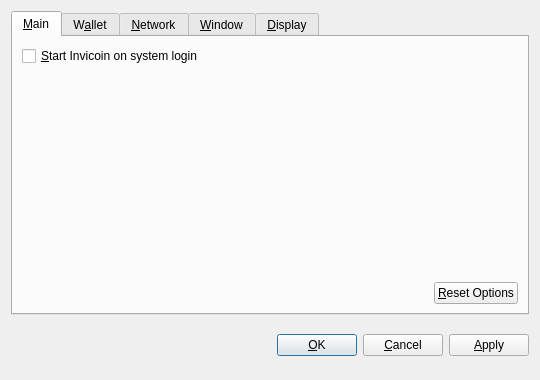
<?xml version="1.0" encoding="UTF-8"?>
<ui version="4.0">
 <class>OptionsDialog</class>
 <widget class="QDialog" name="OptionsDialog">
  <property name="geometry">
   <rect>
    <x>0</x>
    <y>0</y>
    <width>540</width>
    <height>380</height>
   </rect>
  </property>
  <property name="windowTitle">
   <string>Options</string>
  </property>
  <property name="modal">
   <bool>true</bool>
  </property>
  <layout class="QVBoxLayout" name="verticalLayout">
   <item>
    <widget class="QTabWidget" name="tabWidget">
     <property name="tabPosition">
      <enum>QTabWidget::North</enum>
     </property>
     <property name="currentIndex">
      <number>0</number>
     </property>
     <widget class="QWidget" name="tabMain">
      <attribute name="title">
       <string>&amp;Main</string>
      </attribute>
      <layout class="QVBoxLayout" name="verticalLayout_Main">
       <item>
        <widget class="QCheckBox" name="bitcoinAtStartup">
         <property name="toolTip">
          <string>Automatically start Invicoin after logging in to the system.</string>
         </property>
         <property name="text">
          <string>&amp;Start Invicoin on system login</string>
         </property>
        </widget>
       </item>
       <item>
        <spacer name="verticalSpacer_Main">
         <property name="orientation">
          <enum>Qt::Vertical</enum>
         </property>
         <property name="sizeHint" stdset="0">
          <size>
           <width>20</width>
           <height>40</height>
          </size>
         </property>
        </spacer>
       </item>
       <item>
        <layout class="QHBoxLayout" name="horizontalLayout_2_Main">
         <item>
          <spacer name="horizontalSpacer_2_Main">
           <property name="orientation">
            <enum>Qt::Horizontal</enum>
           </property>
           <property name="sizeHint" stdset="0">
            <size>
             <width>40</width>
             <height>20</height>
            </size>
           </property>
          </spacer>
         </item>
         <item>
          <widget class="QPushButton" name="resetButton">
           <property name="toolTip">
            <string>Reset all client options to default.</string>
           </property>
           <property name="text">
            <string>&amp;Reset Options</string>
           </property>
           <property name="autoDefault">
            <bool>false</bool>
           </property>
          </widget>
         </item>
        </layout>
       </item>
      </layout>
     </widget>
     <widget class="QWidget" name="tabWallet">
      <attribute name="title">
       <string>W&amp;allet</string>
      </attribute>
      <layout class="QVBoxLayout" name="verticalLayout_Network">
       <item>
        <widget class="QLabel" name="transactionFeeInfoLabel">
         <property name="text">
          <string>Optional transaction fee per kB that helps make sure your transactions are processed quickly. Most transactions are 1 kB.</string>
         </property>
         <property name="textFormat">
          <enum>Qt::PlainText</enum>
         </property>
         <property name="wordWrap">
          <bool>true</bool>
         </property>
        </widget>
       </item>
       <item>
        <layout class="QHBoxLayout" name="horizontalLayout_1_Main">
         <item>
          <widget class="QLabel" name="transactionFeeLabel">
           <property name="text">
            <string>Pay transaction &amp;fee</string>
           </property>
           <property name="textFormat">
            <enum>Qt::PlainText</enum>
           </property>
           <property name="buddy">
            <cstring>transactionFee</cstring>
           </property>
          </widget>
         </item>
         <item>
          <widget class="BitcoinAmountField" name="transactionFee"/>
         </item>
         <item>
          <spacer name="horizontalSpacer_1_Main">
           <property name="orientation">
            <enum>Qt::Horizontal</enum>
           </property>
           <property name="sizeHint" stdset="0">
            <size>
             <width>40</width>
             <height>20</height>
            </size>
           </property>
          </spacer>
         </item>
        </layout>
       </item>
       <item>
        <widget class="QLabel" name="label">
         <property name="text">
          <string>If you disable the spending of unconfirmed change, the change from a transaction cannot be used until that transaction has at least one confirmation. This also affects how your balance is computed.</string>
         </property>
         <property name="wordWrap">
          <bool>true</bool>
         </property>
        </widget>
       </item>
       <item>
        <widget class="QCheckBox" name="spendZeroConfChange">
         <property name="text">
          <string>Spend unconfirmed change  (experts only)</string>
         </property>
        </widget>
       </item>
       <item>
        <spacer name="verticalSpacer">
         <property name="orientation">
          <enum>Qt::Vertical</enum>
         </property>
         <property name="sizeHint" stdset="0">
          <size>
           <width>20</width>
           <height>40</height>
          </size>
         </property>
        </spacer>
       </item>
      </layout>
     </widget>
     <widget class="QWidget" name="tabNetwork">
      <attribute name="title">
       <string>&amp;Network</string>
      </attribute>
      <layout class="QVBoxLayout" name="verticalLayout_Network">
       <item>
        <widget class="QCheckBox" name="mapPortUpnp">
         <property name="toolTip">
          <string>Automatically open the Invicoin client port on the router. This only works when your router supports UPnP and it is enabled.</string>
         </property>
         <property name="text">
          <string>Map port using &amp;UPnP</string>
         </property>
        </widget>
       </item>
       <item>
        <widget class="QCheckBox" name="connectSocks">
         <property name="toolTip">
          <string>Connect to the Invicoin network through a SOCKS proxy (e.g. when connecting through Tor).</string>
         </property>
         <property name="text">
          <string>&amp;Connect through SOCKS proxy:</string>
         </property>
        </widget>
       </item>
       <item>
        <layout class="QHBoxLayout" name="horizontalLayout_Network">
         <item>
          <widget class="QLabel" name="proxyIpLabel">
           <property name="text">
            <string>Proxy &amp;IP:</string>
           </property>
           <property name="textFormat">
            <enum>Qt::PlainText</enum>
           </property>
           <property name="buddy">
            <cstring>proxyIp</cstring>
           </property>
          </widget>
         </item>
         <item>
          <widget class="QValidatedLineEdit" name="proxyIp">
           <property name="maximumSize">
            <size>
             <width>140</width>
             <height>16777215</height>
            </size>
           </property>
           <property name="toolTip">
            <string>IP address of the proxy (e.g. 127.0.0.1)</string>
           </property>
          </widget>
         </item>
         <item>
          <widget class="QLabel" name="proxyPortLabel">
           <property name="text">
            <string>&amp;Port:</string>
           </property>
           <property name="textFormat">
            <enum>Qt::PlainText</enum>
           </property>
           <property name="buddy">
            <cstring>proxyPort</cstring>
           </property>
          </widget>
         </item>
         <item>
          <widget class="QLineEdit" name="proxyPort">
           <property name="maximumSize">
            <size>
             <width>55</width>
             <height>16777215</height>
            </size>
           </property>
           <property name="toolTip">
            <string>Port of the proxy (e.g. 9050)</string>
           </property>
          </widget>
         </item>
         <item>
          <widget class="QLabel" name="socksVersionLabel">
           <property name="text">
            <string>SOCKS &amp;Version:</string>
           </property>
           <property name="textFormat">
            <enum>Qt::PlainText</enum>
           </property>
           <property name="buddy">
            <cstring>socksVersion</cstring>
           </property>
          </widget>
         </item>
         <item>
          <widget class="QValueComboBox" name="socksVersion">
           <property name="toolTip">
            <string>SOCKS version of the proxy (e.g. 5)</string>
           </property>
          </widget>
         </item>
         <item>
          <spacer name="horizontalSpacer_Network">
           <property name="orientation">
            <enum>Qt::Horizontal</enum>
           </property>
           <property name="sizeHint" stdset="0">
            <size>
             <width>40</width>
             <height>20</height>
            </size>
           </property>
          </spacer>
         </item>
        </layout>
       </item>
       <item>
        <spacer name="verticalSpacer_Network">
         <property name="orientation">
          <enum>Qt::Vertical</enum>
         </property>
         <property name="sizeHint" stdset="0">
          <size>
           <width>20</width>
           <height>40</height>
          </size>
         </property>
        </spacer>
       </item>
      </layout>
     </widget>
     <widget class="QWidget" name="tabWindow">
      <attribute name="title">
       <string>&amp;Window</string>
      </attribute>
      <layout class="QVBoxLayout" name="verticalLayout_Window">
       <item>
        <widget class="QCheckBox" name="minimizeToTray">
         <property name="toolTip">
          <string>Show only a tray icon after minimizing the window.</string>
         </property>
         <property name="text">
          <string>&amp;Minimize to the tray instead of the taskbar</string>
         </property>
        </widget>
       </item>
       <item>
        <widget class="QCheckBox" name="minimizeOnClose">
         <property name="toolTip">
          <string>Minimize instead of exit the application when the window is closed. When this option is enabled, the application will be closed only after selecting Quit in the menu.</string>
         </property>
         <property name="text">
          <string>M&amp;inimize on close</string>
         </property>
        </widget>
       </item>
       <item>
        <spacer name="verticalSpacer_Window">
         <property name="orientation">
          <enum>Qt::Vertical</enum>
         </property>
         <property name="sizeHint" stdset="0">
          <size>
           <width>20</width>
           <height>40</height>
          </size>
         </property>
        </spacer>
       </item>
      </layout>
     </widget>
     <widget class="QWidget" name="tabDisplay">
      <attribute name="title">
       <string>&amp;Display</string>
      </attribute>
      <layout class="QVBoxLayout" name="verticalLayout_Display">
       <item>
        <layout class="QHBoxLayout" name="horizontalLayout_1_Display">
         <item>
          <widget class="QLabel" name="langLabel">
           <property name="text">
            <string>User Interface &amp;language:</string>
           </property>
           <property name="textFormat">
            <enum>Qt::PlainText</enum>
           </property>
           <property name="buddy">
            <cstring>lang</cstring>
           </property>
          </widget>
         </item>
         <item>
          <widget class="QValueComboBox" name="lang">
           <property name="toolTip">
            <string>The user interface language can be set here. This setting will take effect after restarting Invicoin.</string>
           </property>
          </widget>
         </item>
        </layout>
       </item>
       <item>
        <layout class="QHBoxLayout" name="horizontalLayout_2_Display">
         <item>
          <widget class="QLabel" name="unitLabel">
           <property name="text">
            <string>&amp;Unit to show amounts in:</string>
           </property>
           <property name="textFormat">
            <enum>Qt::PlainText</enum>
           </property>
           <property name="buddy">
            <cstring>unit</cstring>
           </property>
          </widget>
         </item>
         <item>
          <widget class="QValueComboBox" name="unit">
           <property name="toolTip">
            <string>Choose the default subdivision unit to show in the interface and when sending coins.</string>
           </property>
          </widget>
         </item>
        </layout>
       </item>
       <item>
        <widget class="QCheckBox" name="displayAddresses">
         <property name="toolTip">
          <string>Whether to show Invicoin addresses in the transaction list or not.</string>
         </property>
         <property name="text">
          <string>&amp;Display addresses in transaction list</string>
         </property>
        </widget>
       </item>
       <item>
        <widget class="QCheckBox" name="coinControlFeatures">
         <property name="toolTip">
          <string>Whether to show coin control features or not.</string>
         </property>
         <property name="text">
          <string>Display coin &amp;control features (experts only!)</string>
         </property>
        </widget>
       </item>
       <item>
        <spacer name="verticalSpacer_Display">
         <property name="orientation">
          <enum>Qt::Vertical</enum>
         </property>
         <property name="sizeHint" stdset="0">
          <size>
           <width>20</width>
           <height>40</height>
          </size>
         </property>
        </spacer>
       </item>
      </layout>
     </widget>
    </widget>
   </item>
   <item>
    <layout class="QHBoxLayout" name="horizontalLayout_Buttons">
     <item>
      <spacer name="horizontalSpacer_1">
       <property name="orientation">
        <enum>Qt::Horizontal</enum>
       </property>
       <property name="sizeHint" stdset="0">
        <size>
         <width>40</width>
         <height>48</height>
        </size>
       </property>
      </spacer>
     </item>
     <item>
      <widget class="QLabel" name="statusLabel">
       <property name="font">
        <font>
         <weight>75</weight>
         <bold>true</bold>
        </font>
       </property>
       <property name="text">
        <string/>
       </property>
       <property name="textFormat">
        <enum>Qt::PlainText</enum>
       </property>
       <property name="wordWrap">
        <bool>true</bool>
       </property>
      </widget>
     </item>
     <item>
      <spacer name="horizontalSpacer_2">
       <property name="orientation">
        <enum>Qt::Horizontal</enum>
       </property>
       <property name="sizeHint" stdset="0">
        <size>
         <width>40</width>
         <height>48</height>
        </size>
       </property>
      </spacer>
     </item>
     <item>
      <widget class="QPushButton" name="okButton">
       <property name="text">
        <string>&amp;OK</string>
       </property>
      </widget>
     </item>
     <item>
      <widget class="QPushButton" name="cancelButton">
       <property name="text">
        <string>&amp;Cancel</string>
       </property>
       <property name="autoDefault">
        <bool>false</bool>
       </property>
      </widget>
     </item>
     <item>
      <widget class="QPushButton" name="applyButton">
       <property name="text">
        <string>&amp;Apply</string>
       </property>
       <property name="autoDefault">
        <bool>false</bool>
       </property>
      </widget>
     </item>
    </layout>
   </item>
  </layout>
 </widget>
 <customwidgets>
  <customwidget>
   <class>BitcoinAmountField</class>
   <extends>QSpinBox</extends>
   <header>bitcoinamountfield.h</header>
  </customwidget>
  <customwidget>
   <class>QValueComboBox</class>
   <extends>QComboBox</extends>
   <header>qvaluecombobox.h</header>
  </customwidget>
  <customwidget>
   <class>QValidatedLineEdit</class>
   <extends>QLineEdit</extends>
   <header>qvalidatedlineedit.h</header>
  </customwidget>
 </customwidgets>
 <resources/>
 <connections/>
</ui>
